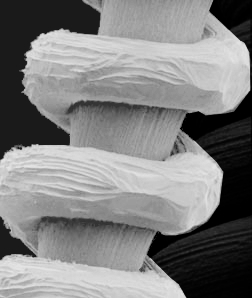
#> input picture Digital_Image_Processing/exp_3/test3_1.jpg, 252 x 298 px
$ python exp_2_3.py
#> lines starting #> are read from the running program, lines starting #| are printed output that depends on the picture
### Digital_Image_Processing/exp_3/mywgn.py
# -*- coding:utf-8 -*-

import matplotlib.pylab as pl
import matplotlib.cm as cm
import numpy as np
import Image

def wgn(mu,sigma,size):
    return np.random.normal(mu,sigma,size)


### Digital_Image_Processing/exp_3/exp_2_3.py
# -*- coding:utf-8 -*-

import matplotlib.pylab as pl
import matplotlib.cm as cm
import numpy as np
import Image
from mywgn import wgn
from mymeanfilter import mymeanfilter

im_0 = np.asarray(Image.open('test3_1.jpg').convert('L'))/float(255)
fig = pl.figure()
# ax_1
ax_1 = fig.add_subplot(131)
ax_1.imshow(im_0,cmap=cm.gray)
ax_1.set_title('input image')
ax_1.set_xticks([])
ax_1.set_yticks([])
# ax_2
ax_2 = fig.add_subplot(132)
im_1 = im_0 + wgn(0,np.sqrt(0.02),im_0.shape)
#> in wgn, `return np.random.normal(mu,sigma,size)`:
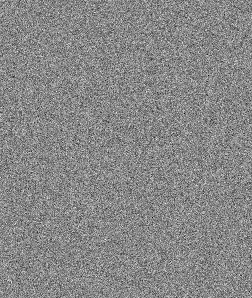
#> returned value: shape (298, 252) float64; min -0.686, max 0.6, mean -0.000495; drawn with min black and max white
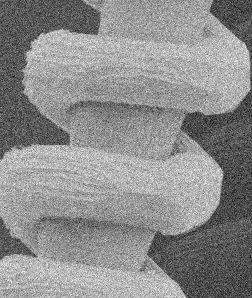
#> im_1: shape (298, 252) float64; min -0.563, max 1.35, mean 0.502; drawn with min black and max white
ax_2.imshow(im_1,cmap=cm.gray)
ax_2.set_title('with WGN')
ax_2.set_xticks([])
ax_2.set_yticks([])
# ax_3
ax_3 = fig.add_subplot(133)
#> (the run stopped early here; a loop or call above may not have finished)

$ run again, with Digital_Image_Processing/exp_3/test3_2.jpg copied over Digital_Image_Processing/exp_3/test3_1.jpg
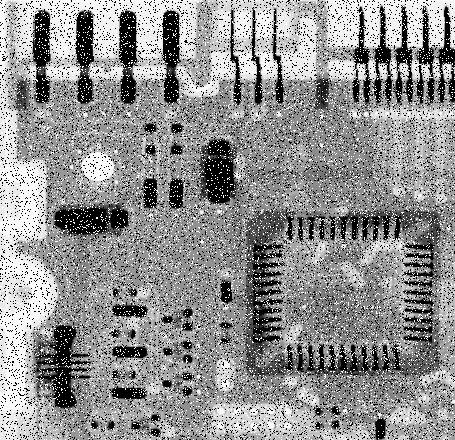
#> input picture Digital_Image_Processing/exp_3/test3_2.jpg, 455 x 440 px
#> in wgn, `return np.random.normal(mu,sigma,size)`:
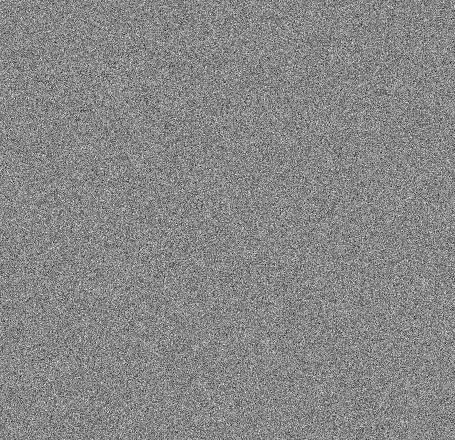
#> returned value: shape (440, 455) float64; min -0.686, max 0.606, mean 0.000454; drawn with min black and max white
#> `im_1 = im_0 + wgn(0,np.sqrt(0.02),im_0.shape)`:
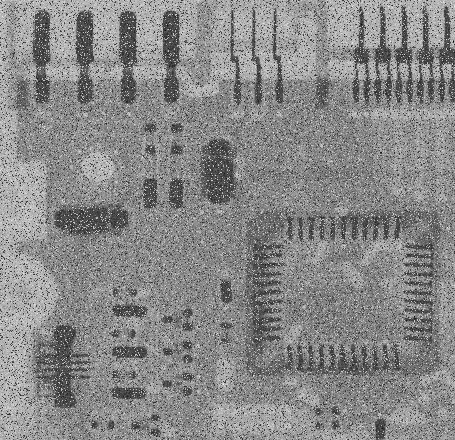
#> im_1: shape (440, 455) float64; min -0.629, max 1.6, mean 0.565; drawn with min black and max white
